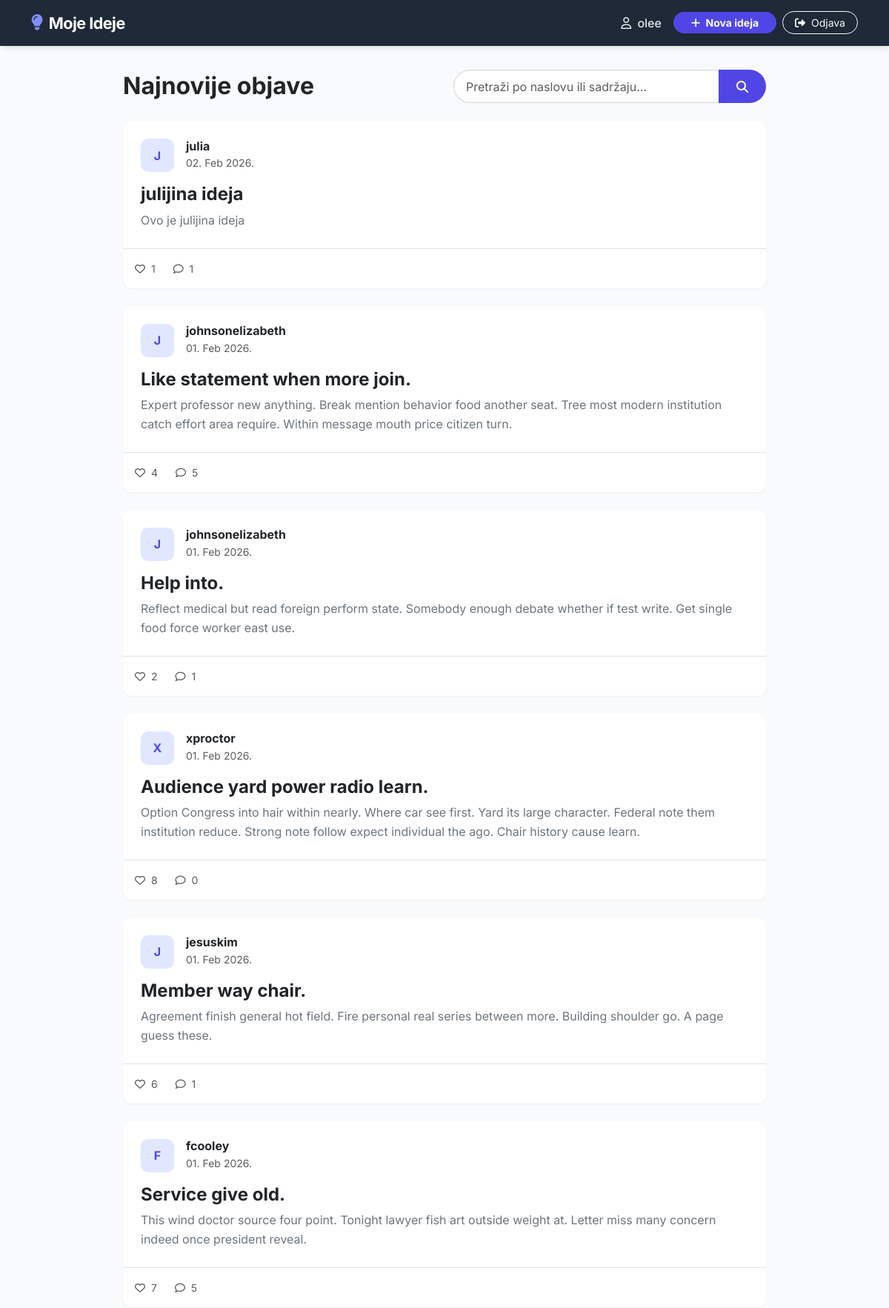
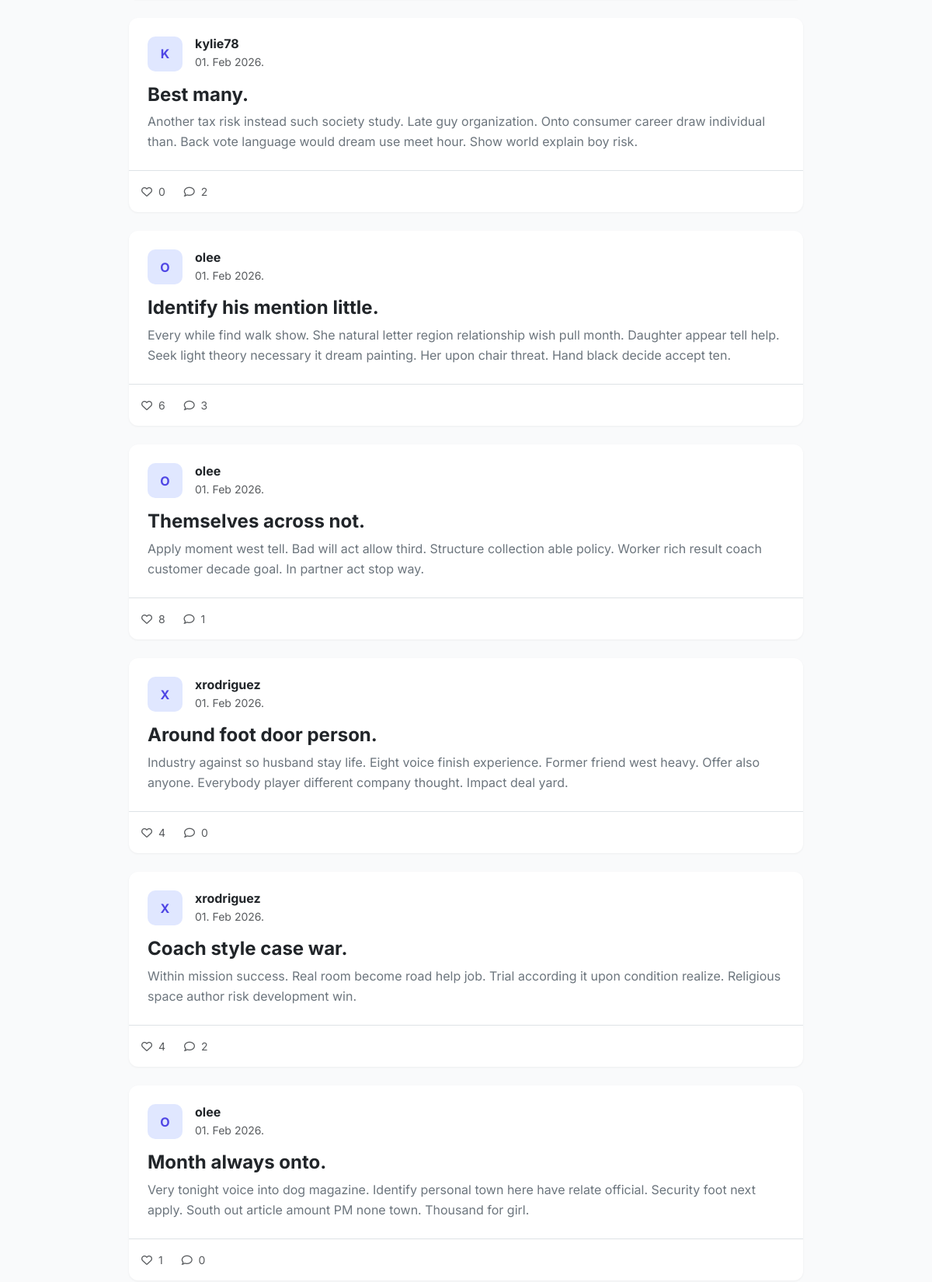
Page / (signed in, upper part) on the committed database (2 pictures, top to bottom).
### moj_app/models.py (models this page shows, shortened)
class Post(models.Model):
    title = models.CharField(max_length=200, verbose_name="Naslov")
    content = models.TextField(verbose_name="Sadržaj")
    author = models.ForeignKey(User, on_delete=models.CASCADE, related_name='posts')
    created_at = models.DateTimeField(auto_now_add=True)
    updated_at = models.DateTimeField(auto_now=True)
    def total_likes(self):
        return self.likes.count()

### moj_app/views.py (the view)
# urls.py: path('', PostListView.as_view(), name='post_list'),
class PostListView(ListView):
    model = Post
    template_name = 'posts/post_list.html'
    context_object_name = 'posts'
    ordering = ['-created_at']
    def get_queryset(self):
        queryset = super().get_queryset()
        query = self.request.GET.get('q')
        if query:
            queryset = queryset.filter(
                Q(title__icontains=query) | Q(content__icontains=query)
            )
        return queryset
    def get_context_data(self, **kwargs):
        context = super().get_context_data(**kwargs)
        context['query'] = self.request.GET.get('q', '')
        return context

### templates/posts/post_list.html (shortened to what this page needs)
{% extends 'base.html' %}
{% block content %}
<div class="row mb-4 align-items-center">
    <div class="col-md-6">
        <h2 class="fw-bold m-0 text-dark">Najnovije objave</h2>
    </div>
    <div class="col-md-6">
        <form method="get" action="{% url 'post_list' %}">
            <div class="input-group">
                <input type="text" name="q" class="form-control rounded-start-pill border-end-0" placeholder="Pretraži po naslovu ili sadržaju..." value="{{ query|default:'' }}">
                <button class="btn btn-primary rounded-end-pill px-4" type="submit">
                    <i class="fas fa-search"></i>
                </button>
            </div>
        </form>
    </div>
</div>
<div class="row g-4">
    {% for post in posts %}
    <div class="col-12">
        <div class="card border-0 custom-card h-100 position-relative">
            <div class="card-body p-4">
                <div class="d-flex align-items-center mb-3">
                    <div class="avatar-box me-3">
                        <span class="fw-bold">{{ post.author.username|slice:":1"|upper }}</span>
                    </div>
                    <div>
                        <h6 class="mb-0 fw-bold text-dark">{{ post.author.username }}</h6>
                        <small class="text-muted">{{ post.created_at|date:"d. M Y." }}</small>
                    </div>
                </div>
                <a href="{% url 'post_detail' post.pk %}" class="text-decoration-none stretched-link">
                    <h4 class="fw-bold text-dark mb-2 card-title-hover">{{ post.title }}</h4>
                    <p class="text-secondary mb-0" style="line-height: 1.6;">
                        {{ post.content|truncatewords:40 }}
                    </p>
                </a>
            </div>
            <div class="card-footer bg-transparent border-top p-3">
                <div class="d-flex align-items-center text-muted small">
                    <span class="me-4"><i class="far fa-heart me-1"></i> {{ post.total_likes }}</span>
                    <span><i class="far fa-comment me-1"></i> {{ post.comments.count }}</span>
                </div>
            </div>
        </div>
    </div>
    {% endfor %}
</div>
{% endblock %}

### templates/base.html (shortened to what this page needs)
<!DOCTYPE html>
<html lang="hr">
<head>
    <link href="https://cdn.jsdelivr.net/npm/bootstrap@5.3.0/dist/css/bootstrap.min.css" rel="stylesheet">
    <link rel="stylesheet" href="https://cdnjs.cloudflare.com/ajax/libs/font-awesome/6.4.0/css/all.min.css">
</head>
<body>
    <nav class="navbar navbar-expand-lg navbar-dark fixed-top">
        <div class="container">
            <a class="navbar-brand d-flex align-items-center gap-2" href="{% url 'post_list' %}">
                <i class="fas fa-lightbulb"></i> Moje Ideje
            </a>
            <div class="collapse navbar-collapse" id="navbarContent">
                <ul class="navbar-nav ms-auto align-items-lg-center gap-2 mt-3 mt-lg-0">
                    {% if user.is_authenticated %}
                        <li class="nav-item">
                            <span class="nav-link disabled text-white-50">
                                <i class="far fa-user me-1"></i> {{ user.username }}
                            </span>
                        </li>
                        <li class="nav-item">
                            <a href="{% url 'post_create' %}" class="btn btn-primary btn-sm rounded-pill px-4 w-100 fw-bold">
                                <i class="fas fa-plus me-1"></i> Nova ideja
                            </a>
                        </li>
                        <li class="nav-item">
                            <form action="{% url 'logout' %}" method="post" class="d-flex">
                                <button type="submit" class="btn btn-outline-light btn-sm rounded-pill px-3 w-100">
                                    <i class="fas fa-sign-out-alt me-1"></i> Odjava
                                </button>
                            </form>
                        </li>
                    {% endif %}
                </ul>
            </div>
        </div>
    </nav>
    <div class="main-container">
        {% block content %}
        {% endblock %}
    </div>
</body>
</html>

### templates/base.html (style rules this page uses)
:root { --primary-color: #4f46e5; --primary-hover: #4338ca; --bg-color: #f9fafb; --nav-bg: #1f2937; }
body { background-color: var(--bg-color); font-family: 'Inter', sans-serif; color: #1f2937; padding-top: 70px; min-height: 100vh; display: flex; flex-direction: column; }
.navbar { background-color: var(--nav-bg) !important; box-shadow: 0 4px 6px -1px rgba(0,0,0,0.1); padding: 0.6rem 0; }
.navbar-brand { font-weight: 700; font-size: 1.35rem; letter-spacing: -0.025em; color: white !important; }
.navbar-brand i { color: #818cf8; }
.nav-link { color: #e5e7eb !important; font-weight: 500; }
.main-container { width: 100%; max-width: 900px; margin: 0 auto; padding: 1.5rem 1rem; flex: 1; }
.form-control { padding: 0.6rem 1rem; border-radius: 0.5rem; border: 1px solid #d1d5db; }
.btn-primary { background-color: var(--primary-color); border: none; }

### templates/posts/post_list.html (style rules this page uses)
.custom-card { background: white; border-radius: 12px; box-shadow: 0 1px 3px rgba(0,0,0,0.05); transition: all 0.2s ease-in-out; overflow: hidden; }
.avatar-box { width: 45px; height: 45px; background: #e0e7ff; color: #4f46e5; border-radius: 10px; display: flex; align-items: center; justify-content: center; }

### rows in the picture
Post: author.username "J", author.username "julia", created_at "02. Feb 2026.", title "julijina ideja", content "Ovo je julijina ideja", total_likes "1", comments.count "1"
Post: author.username "J", author.username "johnsonelizabeth", created_at "01. Feb 2026.", title "Like statement when more join.", content "Expert professor new anything. Break mention behavior food another seat. Tree most modern institution catch effort area require. Within message mouth price citizen turn.", total_likes "4", comments.count "5"
Post: author.username "J", author.username "johnsonelizabeth", created_at "01. Feb 2026.", title "Help into.", content "Reflect medical but read foreign perform state. Somebody enough debate whether if test write. Get single food force worker east use.", total_likes "2", comments.count "1"
Post: author.username "X", author.username "xproctor", created_at "01. Feb 2026.", title "Audience yard power radio learn.", content "Option Congress into hair within nearly. Where car see first. Yard its large character. Federal note them institution reduce. Strong note follow expect individual the ago. Chair history cause learn.", total_likes "8", comments.count "0"
Post: author.username "J", author.username "jesuskim", created_at "01. Feb 2026.", title "Member way chair.", content "Agreement finish general hot field. Fire personal real series between more. Building shoulder go. A page guess these.", total_likes "6", comments.count "1"
Post: author.username "F", author.username "fcooley", created_at "01. Feb 2026.", title "Service give old.", content "This wind doctor source four point. Tonight lawyer fish art outside weight at. Letter miss many concern indeed once president reveal.", total_likes "7", comments.count "5"
Post: author.username "K", author.username "kylie78", created_at "01. Feb 2026.", title "Best many.", content "Another tax risk instead such society study. Late guy organization. Onto consumer career draw individual than. Back vote language would dream use meet hour. Show world explain boy risk.", total_likes "0", comments.count "2"
Post: author.username "O", author.username "olee", created_at "01. Feb 2026.", title "Identify his mention little.", content "Every while find walk show. She natural letter region relationship wish pull month. Daughter appear tell help. Seek light theory necessary it dream painting. Her upon chair threat. Hand black decide accept ten.", total_likes "6", comments.count "3"
Post: author.username "O", author.username "olee", created_at "01. Feb 2026.", title "Themselves across not.", content "Apply moment west tell. Bad will act allow third. Structure collection able policy. Worker rich result coach customer decade goal. In partner act stop way.", total_likes "8", comments.count "1"
Post: author.username "X", author.username "xrodriguez", created_at "01. Feb 2026.", title "Around foot door person.", content "Industry against so husband stay life. Eight voice finish experience. Former friend west heavy. Offer also anyone. Everybody player different company thought. Impact deal yard.", total_likes "4", comments.count "0"
Post: author.username "X", author.username "xrodriguez", created_at "01. Feb 2026.", title "Coach style case war.", content "Within mission success. Real room become road help job. Trial according it upon condition realize. Religious space author risk development win.", total_likes "4", comments.count "2"
Post: author.username "O", author.username "olee", created_at "01. Feb 2026.", title "Month always onto.", content "Very tonight voice into dog magazine. Identify personal town here have relate official. Security foot next apply. South out article amount PM none town. Thousand for girl.", total_likes "1", comments.count "0"

### other values in the picture
{{ user.username }} "olee"
